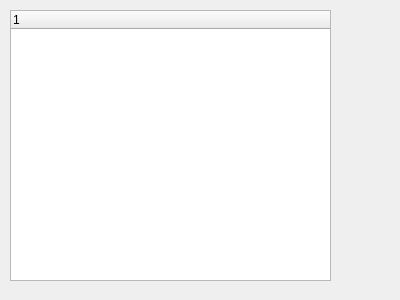
<?xml version="1.0" encoding="UTF-8"?>
<ui version="4.0">
 <class>ViewTreeWindow</class>
 <widget class="QWidget" name="ViewTreeWindow">
  <property name="geometry">
   <rect>
    <x>0</x>
    <y>0</y>
    <width>400</width>
    <height>300</height>
   </rect>
  </property>
  <property name="windowTitle">
   <string>Form</string>
  </property>
  <widget class="QTreeWidget" name="viewTree">
   <property name="geometry">
    <rect>
     <x>10</x>
     <y>10</y>
     <width>321</width>
     <height>271</height>
    </rect>
   </property>
   <column>
    <property name="text">
     <string notr="true">1</string>
    </property>
   </column>
  </widget>
 </widget>
 <resources/>
 <connections/>
</ui>
